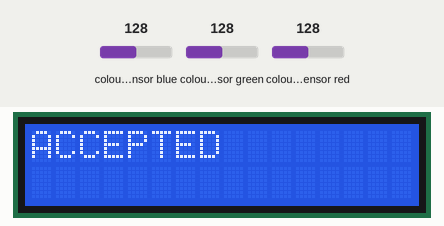
Recording of a sketch running on a simulated Arduino Uno, built with avr-gcc and run on an emulated ATmega328P. Parts: 16×2 character LCD. Wiring (inferred from the names in the program): TCS3200 colour sensor: output pin 8; S2 pin 6; S3 pin 7; S0 pin 4; S1 pin 5. The test bench sets the inputs (shaded band); at power-on: colour sensor green 128, colour sensor blue 128, colour sensor red 128.

Above: at 2.2 s.
2.3 s: colour sensor green set to 191
At 3.9 s:
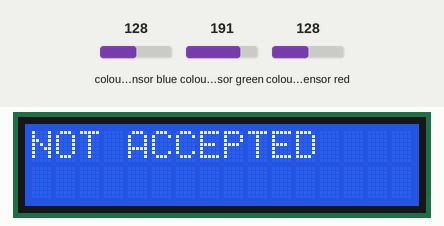
4.6 s: colour sensor blue set to 191
At 6.3 s:
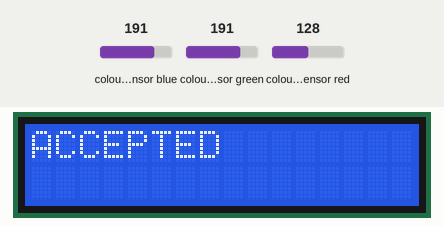
6.6 s: colour sensor blue set to 5
At 7.7 s:
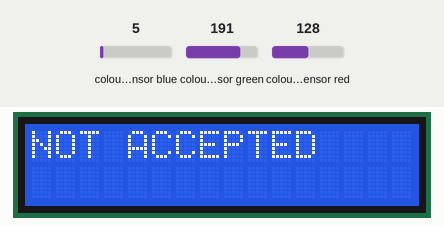
Timing chart, 0 to 9.6 s (numbered marks = the images above; inputs shaded):
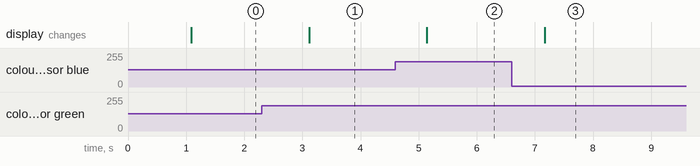

The sketch:

COLOR_SENSOR_TO_LCD_.ino
```cpp
#include <Wire.h>
#include <LiquidCrystal_I2C.h>

LiquidCrystal_I2C lcd(0x27, 16, 2);

// TCS3200 color sensor pins
#define S0 4
#define S1 5
#define S2 6
#define S3 7
#define sensorOut 8

int redFreq, greenFreq, blueFreq;

void setup() {
  pinMode(S0, OUTPUT);
  pinMode(S1, OUTPUT);
  pinMode(S2, OUTPUT);
  pinMode(S3, OUTPUT);
  pinMode(sensorOut, INPUT);

  digitalWrite(S0, HIGH);
  digitalWrite(S1, LOW);

  lcd.init();
  lcd.backlight();
  lcd.setCursor(0, 0);
  lcd.print("Color Checking");
  delay(1000);
}

void loop() {
  // RED
  digitalWrite(S2, LOW);
  digitalWrite(S3, LOW);
  redFreq = pulseIn(sensorOut, LOW);

  // GREEN
  digitalWrite(S2, HIGH);
  digitalWrite(S3, HIGH);
  greenFreq = pulseIn(sensorOut, LOW);

  // BLUE
  digitalWrite(S2, LOW);
  digitalWrite(S3, HIGH);
  blueFreq = pulseIn(sensorOut, LOW);

  lcd.clear();

  // Detect Green (green is significantly stronger)
  if (greenFreq < redFreq * 0.8 && greenFreq < blueFreq * 0.8) {
    lcd.setCursor(0, 0);
    lcd.print("NOT ACCEPTED");
  } else {
    lcd.setCursor(0, 0);
    lcd.print("ACCEPTED");
  }

  delay(1000);
}
```

Measured:
- after the input at 2.3 s, the display: changes after 0.82 s (image 1)
- after the input at 4.6 s, the display: changes after 0.54 s (image 2)
- after the input at 6.6 s, the display: changes after 0.57 s (image 3)
